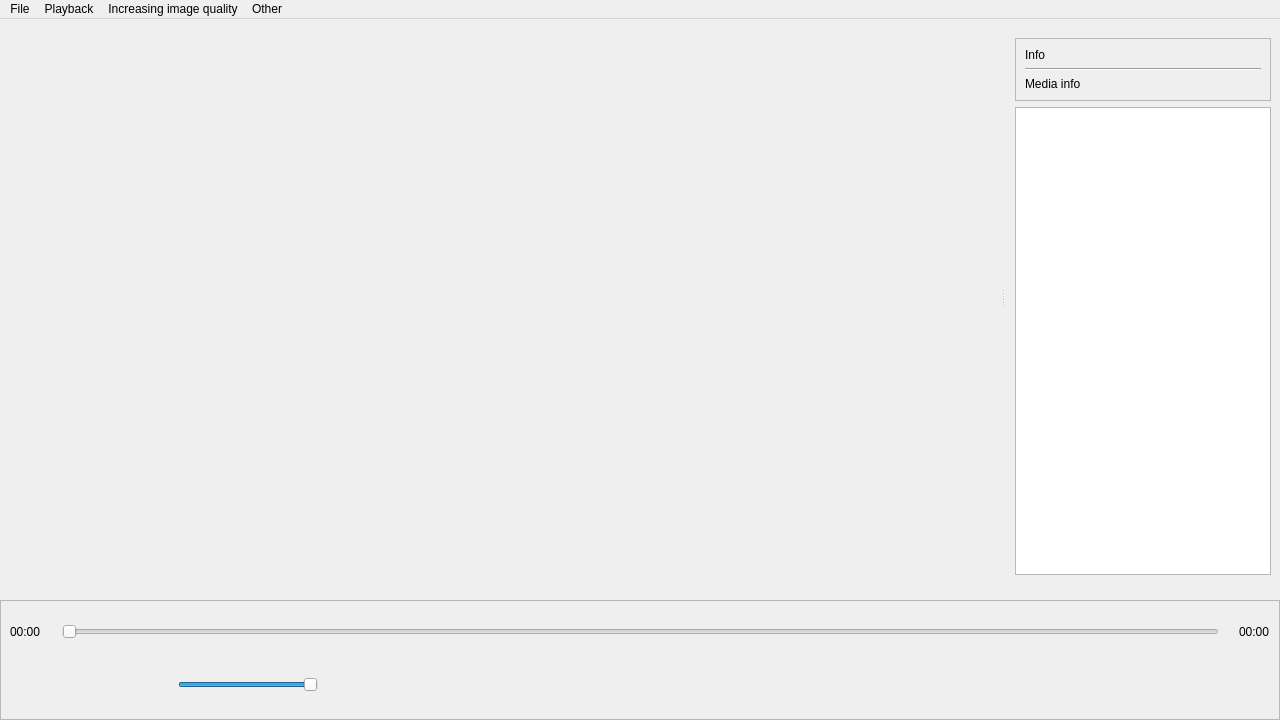
<?xml version="1.0" encoding="UTF-8"?>
<ui version="4.0">
 <class>MainWindow</class>
 <widget class="QMainWindow" name="MainWindow">
  <property name="geometry">
   <rect>
    <x>0</x>
    <y>0</y>
    <width>1280</width>
    <height>720</height>
   </rect>
  </property>
  <property name="windowTitle">
   <string>Anime Player</string>
  </property>
  <property name="windowIcon">
   <iconset>
    <normaloff>../favicon.ico</normaloff>../favicon.ico</iconset>
  </property>
  <widget class="QWidget" name="centralwidget">
   <property name="enabled">
    <bool>true</bool>
   </property>
   <layout class="QVBoxLayout" name="verticalLayout_4">
    <property name="spacing">
     <number>0</number>
    </property>
    <property name="leftMargin">
     <number>0</number>
    </property>
    <property name="topMargin">
     <number>0</number>
    </property>
    <property name="rightMargin">
     <number>0</number>
    </property>
    <property name="bottomMargin">
     <number>0</number>
    </property>
    <item>
     <widget class="QLabel" name="video">
      <property name="sizePolicy">
       <sizepolicy hsizetype="Expanding" vsizetype="Expanding">
        <horstretch>0</horstretch>
        <verstretch>0</verstretch>
       </sizepolicy>
      </property>
      <property name="text">
       <string/>
      </property>
      <property name="pixmap">
       <pixmap>../images/play-button.png</pixmap>
      </property>
      <property name="alignment">
       <set>Qt::AlignmentFlag::AlignCenter</set>
      </property>
      <property name="wordWrap">
       <bool>false</bool>
      </property>
      <property name="textInteractionFlags">
       <set>Qt::TextInteractionFlag::NoTextInteraction</set>
      </property>
     </widget>
    </item>
   </layout>
  </widget>
  <widget class="QMenuBar" name="menubar">
   <property name="geometry">
    <rect>
     <x>0</x>
     <y>0</y>
     <width>1280</width>
     <height>33</height>
    </rect>
   </property>
   <property name="defaultUp">
    <bool>false</bool>
   </property>
   <property name="nativeMenuBar">
    <bool>true</bool>
   </property>
   <widget class="QMenu" name="menu_File">
    <property name="title">
     <string>File</string>
    </property>
    <addaction name="action_Open_file"/>
    <addaction name="action_Open_URL"/>
    <addaction name="action_Open_folder"/>
    <addaction name="action_Close"/>
    <addaction name="separator"/>
    <addaction name="action_Settings"/>
    <addaction name="separator"/>
    <addaction name="action_Exit"/>
   </widget>
   <widget class="QMenu" name="menu_Playback">
    <property name="title">
     <string>Playback</string>
    </property>
    <widget class="QMenu" name="menu_Playback_speed">
     <property name="title">
      <string>Playback speed</string>
     </property>
     <addaction name="action_x025"/>
     <addaction name="action_x05"/>
     <addaction name="action_x075"/>
     <addaction name="action_x10"/>
     <addaction name="action_x125"/>
     <addaction name="action_x15"/>
     <addaction name="action_x175"/>
     <addaction name="action_x20"/>
     <addaction name="action_x225"/>
     <addaction name="action_x25"/>
     <addaction name="action_x275"/>
     <addaction name="action_x30"/>
    </widget>
    <addaction name="action_Play_Pause"/>
    <addaction name="menu_Playback_speed"/>
    <addaction name="action_Playlist"/>
    <addaction name="action_Zoom_in"/>
    <addaction name="action_Zoom_out"/>
    <addaction name="action_Volume_minus"/>
    <addaction name="action_Volume_plus"/>
    <addaction name="action_Rewind_minus"/>
    <addaction name="action_Rewind_plus"/>
    <addaction name="action_Take_a_screenshot"/>
    <addaction name="separator"/>
    <addaction name="action_Fullscreen"/>
   </widget>
   <widget class="QMenu" name="menu_Increasing_image_quality">
    <property name="title">
     <string>Increasing image quality</string>
    </property>
    <addaction name="action_Disable"/>
    <addaction name="separator"/>
   </widget>
   <widget class="QMenu" name="menu_Other">
    <property name="title">
     <string>Other</string>
    </property>
    <addaction name="action_Reference"/>
    <addaction name="action_Create_config_Android"/>
    <addaction name="action_Launch_parameters"/>
    <addaction name="action_About"/>
   </widget>
   <addaction name="menu_File"/>
   <addaction name="menu_Playback"/>
   <addaction name="menu_Increasing_image_quality"/>
   <addaction name="menu_Other"/>
  </widget>
  <widget class="QDockWidget" name="rightPanel">
   <property name="floating">
    <bool>false</bool>
   </property>
   <property name="features">
    <set>QDockWidget::DockWidgetFeature::NoDockWidgetFeatures</set>
   </property>
   <property name="allowedAreas">
    <set>Qt::DockWidgetArea::NoDockWidgetArea</set>
   </property>
   <attribute name="dockWidgetArea">
    <number>2</number>
   </attribute>
   <widget class="QWidget" name="dockWidgetContents">
    <layout class="QVBoxLayout" name="verticalLayout_5">
     <property name="topMargin">
      <number>0</number>
     </property>
     <property name="bottomMargin">
      <number>0</number>
     </property>
     <item>
      <widget class="QFrame" name="info">
       <property name="minimumSize">
        <size>
         <width>0</width>
         <height>30</height>
        </size>
       </property>
       <property name="frameShape">
        <enum>QFrame::Shape::StyledPanel</enum>
       </property>
       <property name="frameShadow">
        <enum>QFrame::Shadow::Raised</enum>
       </property>
       <layout class="QVBoxLayout" name="verticalLayout_3">
        <item>
         <widget class="QLabel" name="sourceInfo">
          <property name="sizePolicy">
           <sizepolicy hsizetype="Ignored" vsizetype="Ignored">
            <horstretch>0</horstretch>
            <verstretch>0</verstretch>
           </sizepolicy>
          </property>
          <property name="text">
           <string>Info</string>
          </property>
          <property name="wordWrap">
           <bool>true</bool>
          </property>
         </widget>
        </item>
        <item>
         <widget class="Line" name="line">
          <property name="orientation">
           <enum>Qt::Orientation::Horizontal</enum>
          </property>
         </widget>
        </item>
        <item>
         <widget class="QLabel" name="mediaInfo">
          <property name="sizePolicy">
           <sizepolicy hsizetype="Ignored" vsizetype="Ignored">
            <horstretch>0</horstretch>
            <verstretch>0</verstretch>
           </sizepolicy>
          </property>
          <property name="text">
           <string>Media info</string>
          </property>
          <property name="wordWrap">
           <bool>true</bool>
          </property>
         </widget>
        </item>
       </layout>
      </widget>
     </item>
     <item>
      <widget class="QListWidget" name="fileList">
       <property name="sizePolicy">
        <sizepolicy hsizetype="Minimum" vsizetype="Expanding">
         <horstretch>0</horstretch>
         <verstretch>0</verstretch>
        </sizepolicy>
       </property>
      </widget>
     </item>
    </layout>
   </widget>
  </widget>
  <widget class="QDockWidget" name="controlPanel">
   <property name="features">
    <set>QDockWidget::DockWidgetFeature::NoDockWidgetFeatures</set>
   </property>
   <property name="allowedAreas">
    <set>Qt::DockWidgetArea::NoDockWidgetArea</set>
   </property>
   <attribute name="dockWidgetArea">
    <number>8</number>
   </attribute>
   <widget class="QWidget" name="dockWidgetContents_4">
    <property name="sizePolicy">
     <sizepolicy hsizetype="Preferred" vsizetype="Fixed">
      <horstretch>0</horstretch>
      <verstretch>0</verstretch>
     </sizepolicy>
    </property>
    <layout class="QVBoxLayout" name="verticalLayout">
     <property name="spacing">
      <number>0</number>
     </property>
     <property name="leftMargin">
      <number>0</number>
     </property>
     <property name="topMargin">
      <number>0</number>
     </property>
     <property name="rightMargin">
      <number>0</number>
     </property>
     <property name="bottomMargin">
      <number>0</number>
     </property>
     <item>
      <widget class="QFrame" name="controlPanelFrame">
       <property name="minimumSize">
        <size>
         <width>0</width>
         <height>120</height>
        </size>
       </property>
       <property name="frameShape">
        <enum>QFrame::Shape::StyledPanel</enum>
       </property>
       <property name="frameShadow">
        <enum>QFrame::Shadow::Raised</enum>
       </property>
       <layout class="QVBoxLayout" name="verticalLayout_2">
        <item>
         <layout class="QHBoxLayout" name="timeControl">
          <property name="spacing">
           <number>20</number>
          </property>
          <item>
           <widget class="QLabel" name="currentTime">
            <property name="minimumSize">
             <size>
              <width>32</width>
              <height>0</height>
             </size>
            </property>
            <property name="statusTip">
             <string notr="true"/>
            </property>
            <property name="text">
             <string>00:00</string>
            </property>
           </widget>
          </item>
          <item>
           <widget class="QSlider" name="time">
            <property name="minimumSize">
             <size>
              <width>100</width>
              <height>30</height>
             </size>
            </property>
            <property name="maximum">
             <number>60</number>
            </property>
            <property name="pageStep">
             <number>5</number>
            </property>
            <property name="orientation">
             <enum>Qt::Orientation::Horizontal</enum>
            </property>
           </widget>
          </item>
          <item>
           <widget class="QLabel" name="allTime">
            <property name="statusTip">
             <string notr="true"/>
            </property>
            <property name="text">
             <string>00:00</string>
            </property>
           </widget>
          </item>
         </layout>
        </item>
        <item>
         <layout class="QHBoxLayout" name="horizontalLayout_3">
          <property name="sizeConstraint">
           <enum>QLayout::SizeConstraint::SetDefaultConstraint</enum>
          </property>
          <item>
           <widget class="QPushButton" name="prev">
            <property name="sizePolicy">
             <sizepolicy hsizetype="Fixed" vsizetype="Fixed">
              <horstretch>0</horstretch>
              <verstretch>0</verstretch>
             </sizepolicy>
            </property>
            <property name="minimumSize">
             <size>
              <width>50</width>
              <height>50</height>
             </size>
            </property>
            <property name="text">
             <string/>
            </property>
            <property name="icon">
             <iconset>
              <normaloff>../images/icons/skip_previous_FILL0_wght400_GRAD0_opsz48.png</normaloff>../images/icons/skip_previous_FILL0_wght400_GRAD0_opsz48.png</iconset>
            </property>
            <property name="iconSize">
             <size>
              <width>64</width>
              <height>64</height>
             </size>
            </property>
            <property name="flat">
             <bool>true</bool>
            </property>
           </widget>
          </item>
          <item>
           <widget class="QPushButton" name="play">
            <property name="sizePolicy">
             <sizepolicy hsizetype="Fixed" vsizetype="Fixed">
              <horstretch>0</horstretch>
              <verstretch>0</verstretch>
             </sizepolicy>
            </property>
            <property name="minimumSize">
             <size>
              <width>50</width>
              <height>50</height>
             </size>
            </property>
            <property name="baseSize">
             <size>
              <width>0</width>
              <height>0</height>
             </size>
            </property>
            <property name="text">
             <string/>
            </property>
            <property name="icon">
             <iconset>
              <normaloff>../images/icons/play_arrow_FILL0_wght400_GRAD0_opsz48.png</normaloff>
              <disabledoff>images/icons/pause_FILL0_wght400_GRAD0_opsz48.png</disabledoff>../images/icons/play_arrow_FILL0_wght400_GRAD0_opsz48.png</iconset>
            </property>
            <property name="iconSize">
             <size>
              <width>64</width>
              <height>64</height>
             </size>
            </property>
            <property name="flat">
             <bool>true</bool>
            </property>
           </widget>
          </item>
          <item>
           <widget class="QPushButton" name="next">
            <property name="sizePolicy">
             <sizepolicy hsizetype="Fixed" vsizetype="Fixed">
              <horstretch>0</horstretch>
              <verstretch>0</verstretch>
             </sizepolicy>
            </property>
            <property name="minimumSize">
             <size>
              <width>50</width>
              <height>50</height>
             </size>
            </property>
            <property name="text">
             <string/>
            </property>
            <property name="icon">
             <iconset>
              <normaloff>../images/icons/skip_next_FILL0_wght400_GRAD0_opsz48.png</normaloff>../images/icons/skip_next_FILL0_wght400_GRAD0_opsz48.png</iconset>
            </property>
            <property name="iconSize">
             <size>
              <width>64</width>
              <height>64</height>
             </size>
            </property>
            <property name="flat">
             <bool>true</bool>
            </property>
           </widget>
          </item>
          <item>
           <widget class="QSlider" name="volume">
            <property name="sizePolicy">
             <sizepolicy hsizetype="Expanding" vsizetype="Fixed">
              <horstretch>0</horstretch>
              <verstretch>0</verstretch>
             </sizepolicy>
            </property>
            <property name="minimumSize">
             <size>
              <width>80</width>
              <height>30</height>
             </size>
            </property>
            <property name="maximumSize">
             <size>
              <width>140</width>
              <height>16777215</height>
             </size>
            </property>
            <property name="maximum">
             <number>100</number>
            </property>
            <property name="value">
             <number>100</number>
            </property>
            <property name="orientation">
             <enum>Qt::Orientation::Horizontal</enum>
            </property>
            <property name="tickPosition">
             <enum>QSlider::TickPosition::NoTicks</enum>
            </property>
           </widget>
          </item>
          <item>
           <spacer name="horizontalSpacer">
            <property name="orientation">
             <enum>Qt::Orientation::Horizontal</enum>
            </property>
            <property name="sizeType">
             <enum>QSizePolicy::Policy::MinimumExpanding</enum>
            </property>
            <property name="sizeHint" stdset="0">
             <size>
              <width>10</width>
              <height>20</height>
             </size>
            </property>
           </spacer>
          </item>
          <item>
           <widget class="QPushButton" name="sub">
            <property name="sizePolicy">
             <sizepolicy hsizetype="Fixed" vsizetype="Fixed">
              <horstretch>0</horstretch>
              <verstretch>0</verstretch>
             </sizepolicy>
            </property>
            <property name="minimumSize">
             <size>
              <width>50</width>
              <height>50</height>
             </size>
            </property>
            <property name="text">
             <string/>
            </property>
            <property name="icon">
             <iconset>
              <normaloff>../images/icons/subtitles_FILL0_wght400_GRAD0_opsz48.png</normaloff>../images/icons/subtitles_FILL0_wght400_GRAD0_opsz48.png</iconset>
            </property>
            <property name="iconSize">
             <size>
              <width>64</width>
              <height>64</height>
             </size>
            </property>
            <property name="flat">
             <bool>true</bool>
            </property>
           </widget>
          </item>
          <item>
           <widget class="QPushButton" name="audio">
            <property name="sizePolicy">
             <sizepolicy hsizetype="Fixed" vsizetype="Fixed">
              <horstretch>0</horstretch>
              <verstretch>0</verstretch>
             </sizepolicy>
            </property>
            <property name="minimumSize">
             <size>
              <width>50</width>
              <height>50</height>
             </size>
            </property>
            <property name="text">
             <string/>
            </property>
            <property name="icon">
             <iconset>
              <normaloff>../images/icons/music_note_FILL0_wght400_GRAD0_opsz48.png</normaloff>../images/icons/music_note_FILL0_wght400_GRAD0_opsz48.png</iconset>
            </property>
            <property name="iconSize">
             <size>
              <width>64</width>
              <height>64</height>
             </size>
            </property>
            <property name="flat">
             <bool>true</bool>
            </property>
           </widget>
          </item>
          <item>
           <widget class="QPushButton" name="menu">
            <property name="sizePolicy">
             <sizepolicy hsizetype="Fixed" vsizetype="Fixed">
              <horstretch>0</horstretch>
              <verstretch>0</verstretch>
             </sizepolicy>
            </property>
            <property name="minimumSize">
             <size>
              <width>50</width>
              <height>50</height>
             </size>
            </property>
            <property name="text">
             <string/>
            </property>
            <property name="icon">
             <iconset>
              <normaloff>../images/icons/list_FILL0_wght400_GRAD0_opsz48.png</normaloff>../images/icons/list_FILL0_wght400_GRAD0_opsz48.png</iconset>
            </property>
            <property name="iconSize">
             <size>
              <width>64</width>
              <height>64</height>
             </size>
            </property>
            <property name="flat">
             <bool>true</bool>
            </property>
           </widget>
          </item>
          <item>
           <widget class="QPushButton" name="fullscreen">
            <property name="sizePolicy">
             <sizepolicy hsizetype="Fixed" vsizetype="Fixed">
              <horstretch>0</horstretch>
              <verstretch>0</verstretch>
             </sizepolicy>
            </property>
            <property name="minimumSize">
             <size>
              <width>50</width>
              <height>50</height>
             </size>
            </property>
            <property name="text">
             <string/>
            </property>
            <property name="icon">
             <iconset>
              <normaloff>../images/icons/fullscreen_FILL0_wght400_GRAD0_opsz48.png</normaloff>../images/icons/fullscreen_FILL0_wght400_GRAD0_opsz48.png</iconset>
            </property>
            <property name="iconSize">
             <size>
              <width>64</width>
              <height>64</height>
             </size>
            </property>
            <property name="flat">
             <bool>true</bool>
            </property>
           </widget>
          </item>
         </layout>
        </item>
       </layout>
      </widget>
     </item>
    </layout>
   </widget>
  </widget>
  <action name="action_Open_file">
   <property name="text">
    <string>Open file</string>
   </property>
   <property name="shortcut">
    <string notr="true">Ctrl+O</string>
   </property>
  </action>
  <action name="action_Open_URL">
   <property name="text">
    <string>Open URL</string>
   </property>
   <property name="shortcut">
    <string notr="true">Ctrl+U</string>
   </property>
  </action>
  <action name="action_Open_folder">
   <property name="text">
    <string>Open folder</string>
   </property>
   <property name="shortcut">
    <string notr="true">F2</string>
   </property>
  </action>
  <action name="action_Close">
   <property name="text">
    <string>Close</string>
   </property>
   <property name="shortcut">
    <string notr="true">F4</string>
   </property>
  </action>
  <action name="action_Settings">
   <property name="text">
    <string>Settings</string>
   </property>
   <property name="shortcut">
    <string notr="true">F5</string>
   </property>
  </action>
  <action name="action_Exit">
   <property name="text">
    <string>Exit</string>
   </property>
   <property name="shortcut">
    <string notr="true">Alt+F4</string>
   </property>
  </action>
  <action name="action_Play_Pause">
   <property name="text">
    <string>Play | Pause</string>
   </property>
   <property name="shortcut">
    <string>Space</string>
   </property>
  </action>
  <action name="action_Take_a_screenshot">
   <property name="text">
    <string>Take a screenshot</string>
   </property>
   <property name="shortcut">
    <string notr="true">F12</string>
   </property>
  </action>
  <action name="action_Fullscreen">
   <property name="text">
    <string>Fullscreen</string>
   </property>
   <property name="shortcut">
    <string notr="true">F11</string>
   </property>
  </action>
  <action name="action_Disable">
   <property name="text">
    <string>Disable</string>
   </property>
   <property name="shortcut">
    <string notr="true">D</string>
   </property>
  </action>
  <action name="action_Reference">
   <property name="text">
    <string>Reference</string>
   </property>
  </action>
  <action name="action_Create_config_Android">
   <property name="text">
    <string>Create config for Android</string>
   </property>
  </action>
  <action name="action_Launch_parameters">
   <property name="text">
    <string>Launch parameters</string>
   </property>
  </action>
  <action name="action_About">
   <property name="text">
    <string>About</string>
   </property>
   <property name="shortcut">
    <string notr="true">F1</string>
   </property>
  </action>
  <action name="action_x025">
   <property name="text">
    <string>x0.25</string>
   </property>
   <property name="shortcut">
    <string notr="true">0</string>
   </property>
  </action>
  <action name="action_x05">
   <property name="text">
    <string>x0.5</string>
   </property>
  </action>
  <action name="action_x075">
   <property name="text">
    <string>x0.75</string>
   </property>
  </action>
  <action name="action_x10">
   <property name="text">
    <string>x1.0</string>
   </property>
   <property name="shortcut">
    <string notr="true">1</string>
   </property>
  </action>
  <action name="action_x125">
   <property name="text">
    <string>x1.25</string>
   </property>
  </action>
  <action name="action_x15">
   <property name="text">
    <string>x1.5</string>
   </property>
  </action>
  <action name="action_x175">
   <property name="text">
    <string>x1.75</string>
   </property>
  </action>
  <action name="action_x20">
   <property name="text">
    <string>x2.0</string>
   </property>
   <property name="shortcut">
    <string notr="true">2</string>
   </property>
  </action>
  <action name="action_x225">
   <property name="text">
    <string>x2.25</string>
   </property>
  </action>
  <action name="action_x25">
   <property name="text">
    <string>x2.5</string>
   </property>
  </action>
  <action name="action_x275">
   <property name="text">
    <string>x2.75</string>
   </property>
  </action>
  <action name="action_x30">
   <property name="text">
    <string>x3.0</string>
   </property>
   <property name="shortcut">
    <string notr="true">3</string>
   </property>
  </action>
  <action name="action_Rewind_plus">
   <property name="text">
    <string>Rewind +5 sec</string>
   </property>
   <property name="shortcut">
    <string>Right</string>
   </property>
  </action>
  <action name="action_Rewind_minus">
   <property name="text">
    <string>Rewind -5 sec</string>
   </property>
   <property name="shortcut">
    <string>Left</string>
   </property>
  </action>
  <action name="action_Volume_plus">
   <property name="text">
    <string>Volume +10</string>
   </property>
   <property name="shortcut">
    <string>Up</string>
   </property>
  </action>
  <action name="action_Volume_minus">
   <property name="text">
    <string>Volume -10</string>
   </property>
   <property name="shortcut">
    <string>Down</string>
   </property>
  </action>
  <action name="action_Zoom_in">
   <property name="text">
    <string>Zoom in</string>
   </property>
   <property name="shortcut">
    <string>+</string>
   </property>
  </action>
  <action name="action_Zoom_out">
   <property name="text">
    <string>Zoom out</string>
   </property>
   <property name="shortcut">
    <string>-</string>
   </property>
  </action>
  <action name="action_Playlist">
   <property name="text">
    <string>Playlist</string>
   </property>
   <property name="shortcut">
    <string notr="true">F6</string>
   </property>
  </action>
 </widget>
 <resources/>
 <connections/>
</ui>
